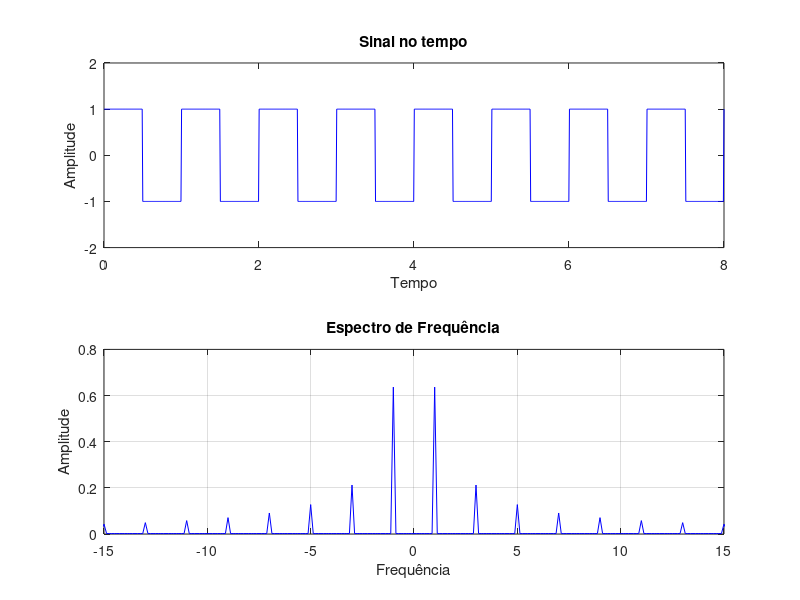

Here is the MATLAB script that generated this plot:
% Parâmetros
T = 1;              % Período
A = 1;              % Amplitude
dutyCycle = 0.5;    % Duty cycle (20%)
T_janela=8; %Limite no eixo dos X;
n=1024; 

% Tempo

t=linspace(0,T_janela,n);
% Sinal no tempo
x = A * square(2*pi*t/T, dutyCycle*100);

% Espectro de frequência
N = length(t);                      % Comprimento do vetor de tempo
f = (-N/2:N/2-1) / T;               % Vetor de frequência
X = abs(fftshift(fft(x))) / N;      % Transformada de Fourier do sinal

% Plot do sinal no tempo
subplot(2,1,1);
plot(t, x, 'b');
xlim([0, T_janela]);      % Define o intervalo do eixo x
ylim([-2, 2]);  % Define o intervalo do eixo y
xlabel('Tempo');ylabel('Amplitude');title('Sinal no tempo');

% Plot do espectro de frequência
subplot(2,1,2);
bar(f *dutyCycle  , X, 'b'); 
plot(f * dutyCycle/4, X, 'b');
xlim([-15 , 15 ]);      % Define o intervalo do eixo x
ylim([0, 0.8]);  % Define o intervalo do eixo y
xlabel('Frequência');ylabel('Amplitude');title('Espectro de Frequência');grid on